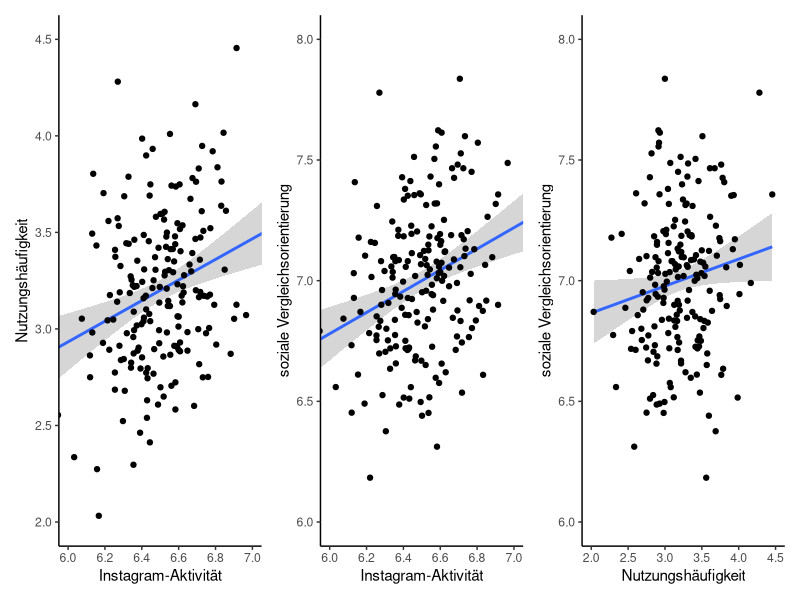
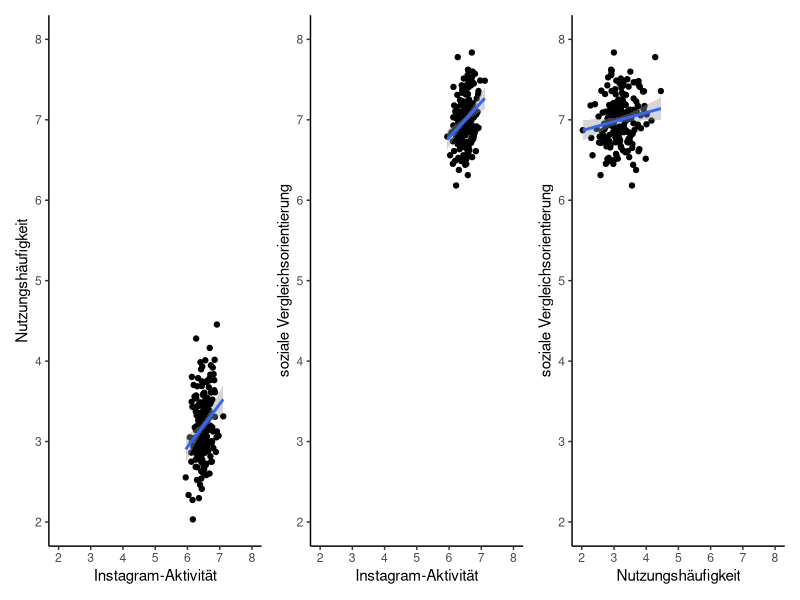

Here is the R script that generated these plots, in order:
library(tidyverse)

data_madita <- function(){
  set.seed(5)
  
  n <- 192
  M  <- c(6.5, 3.2, 7.0)
  SD <- c(0.2, 0.4, 0.3)
  
  cor_matrix <- matrix(c(
    1.00,  0.267, 0.293,
    0.267,  1.00,  0.149,
    0.293,  0.149,  1.00
  ), nrow = 3, byrow = TRUE)
  
  cov_matrix <- diag(SD) %*% cor_matrix %*% diag(SD)
  
  df <- as_tibble((data.frame(ID = as_factor(1:n),
                              MASS::mvrnorm(n = n, 
                                            mu = M, 
                                            Sigma = cov_matrix,
                                            empirical = TRUE)))) %>%
    rename("A" = X1,
           "B" = X2,
           "C" = X3)
  return(df)
}

df <- data_madita()


#Substreudiagramme mit den drei Korrelationen mit Referenzlinie und Fehlerbereich 

#Achsen richtig benennen und Subdiagramme erstellen, jedoch noch ohne gleichen Skalenbereich 

p1 <- ggplot(df, aes(x = A, y = B)) +
  geom_smooth(method = "lm", se = TRUE, level = 0.95, fullrange = TRUE) +
  geom_point() +
  coord_cartesian(xlim = c(6.0, 7.0), ylim = c(2.0, 4.5)) +
  scale_x_continuous(breaks = seq(6.0, 7.0, 0.2)) +
  scale_y_continuous(breaks = seq(2.0, 4.5, 0.5)) +
  theme_classic() +
  labs(x = "Instagram-Aktivität", y = "Nutzungshäufigkeit")

p2 <- ggplot(df, aes(x = A, y = C)) +
  geom_smooth(method = "lm", se = TRUE, level = 0.95, fullrange = TRUE) +
  geom_point() +
  coord_cartesian(xlim = c(6.0, 7.0), ylim = c(6.0, 8.0)) +
  scale_x_continuous(breaks = seq(6.0, 7.0, 0.2)) +
  scale_y_continuous(breaks = seq(6.0, 8.0, 0.5)) +
  theme_classic() +
  labs(x = "Instagram-Aktivität", y = "soziale Vergleichsorientierung")

p3 <- ggplot(df, aes(x = B, y = C)) +
  geom_smooth(method = "lm", se = TRUE, level = 0.95, fullrange = TRUE) +
  geom_point() +
  coord_cartesian(xlim = c(2.0, 4.5), ylim = c(6.0, 8.0)) +
  scale_x_continuous(breaks = seq(2.0, 4.5, 0.5)) +
  scale_y_continuous(breaks = seq(6.0, 8.0, 0.5)) +
  theme_classic() +
  labs(x = "Nutzungshäufigkeit", y = "soziale Vergleichsorientierung")

library(patchwork)
p1 + p2 + p3

#mit gleichem Skalenbereich 

xlim = c(2, 8)
ylim = c(2, 8)

p1 <- ggplot(df, aes(x = A, y = B)) +
  geom_point() +
  geom_smooth(method = "lm",
              se = TRUE,
              level = 0.95,
              fullrange = TRUE) +
  coord_cartesian(xlim = c(2, 8),
                  ylim = c(2, 8)) +
  scale_x_continuous(breaks = seq(2, 8, 1)) +
  scale_y_continuous(breaks = seq(2, 8, 1)) +
  theme_classic() +
  labs(
    x = "Instagram-Aktivität",
    y = "Nutzungshäufigkeit"
  )


p2 <- ggplot(df, aes(x = A, y = C)) +
  geom_point() +
  geom_smooth(method = "lm",
              se = TRUE,
              level = 0.95,
              fullrange = TRUE) +
  coord_cartesian(xlim = c(2, 8),
                  ylim = c(2, 8)) +
  scale_x_continuous(breaks = seq(2, 8, 1)) +
  scale_y_continuous(breaks = seq(2, 8, 1)) +
  theme_classic() +
  labs(
    x = "Instagram-Aktivität",
    y = "soziale Vergleichsorientierung"
  )

p3 <- ggplot(df, aes(x = B, y = C)) +
  geom_point() +
  geom_smooth(method = "lm",
              se = TRUE,
              level = 0.95,
              fullrange = TRUE) +
  coord_cartesian(xlim = c(2, 8),
                  ylim = c(2, 8)) +
  scale_x_continuous(breaks = seq(2, 8, 1)) +
  scale_y_continuous(breaks = seq(2, 8, 1)) +
  theme_classic() +
  labs(
    x = "Nutzungshäufigkeit",
    y = "soziale Vergleichsorientierung"
  )

library(patchwork)
p1 + p2 + p3





